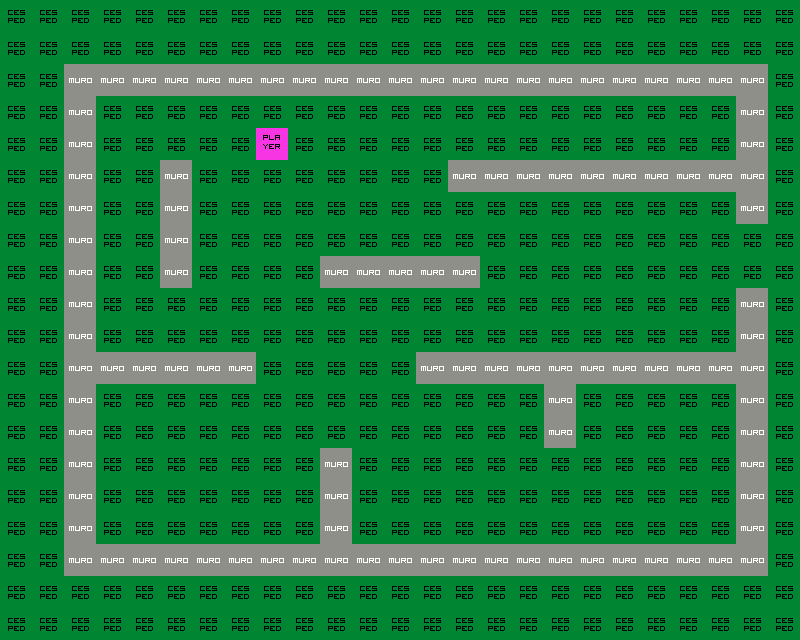

A 2D game scene composited from a Tiled map and its tileset images. What follows is a short description and the map's XML, with each tile layer's data collapsed to a summary:
An orthogonal 25x20 tile map with 32x32 px tiles, 2 tile layers (Capa de Patrones 1, Capa de patrones 2).

<map version="1.0" orientation="orthogonal" renderorder="right-down" width="25" height="20" tilewidth="32" tileheight="32" nextobjectid="275">
 <tileset firstgid="1" name="tileset" tilewidth="32" tileheight="32" tilecount="64" columns="8">
  <image source="tileset.png" width="256" height="256" />
 </tileset>
 <layer name="Capa de Patrones 1" width="25" height="20">
  <data>[500 cells, 500 non-empty, 2 distinct tile ids]</data>
 </layer>
 <layer name="Capa de patrones 2" width="25" height="20">
  <data>[500 cells, 1 non-empty, 1 distinct tile ids]</data>
 </layer>
</map>
